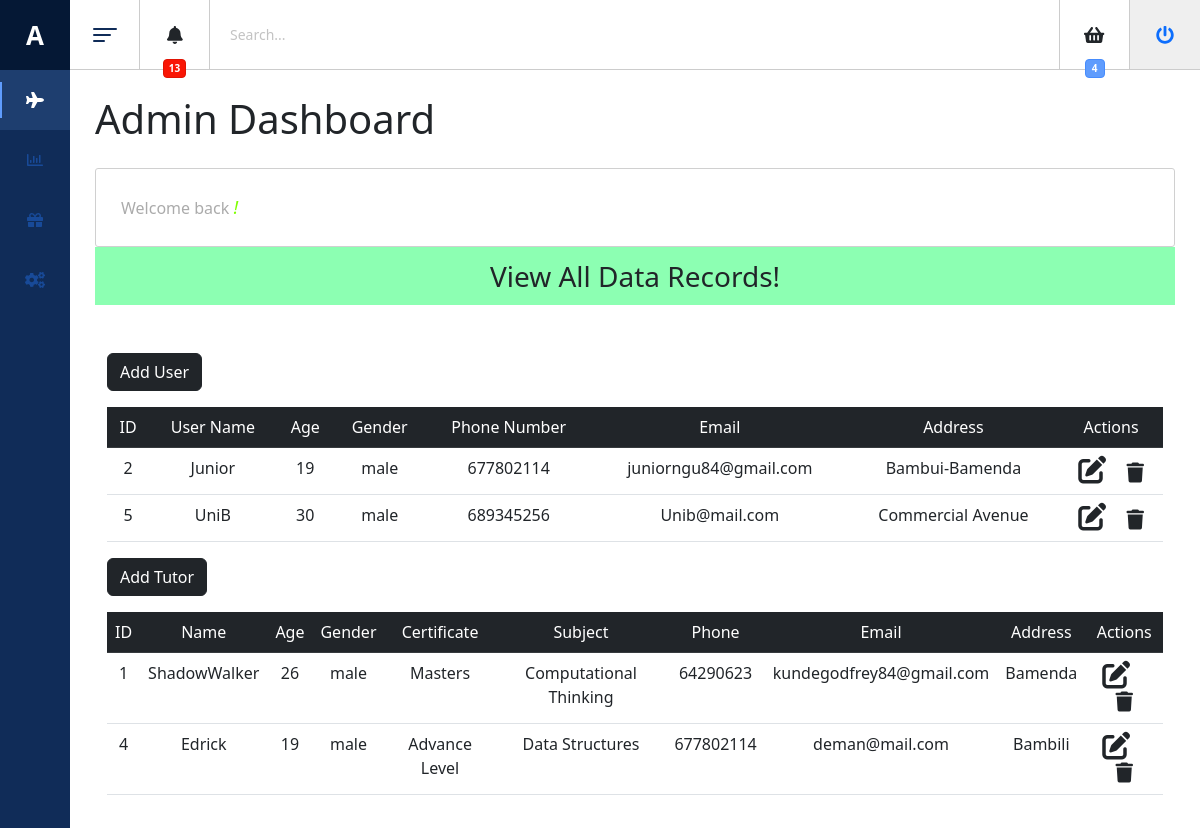
Screenshot of /admin/dashboard.php with the database file from the repository.
### tables this page shows
CREATE TABLE `users` (
  `user_id` int(11) NOT NULL,
  `user_name` varchar(256) NOT NULL,
  `age` int(128) NOT NULL,
  `gender` tinytext NOT NULL,
  `phone_number` int(13) NOT NULL,
  `email` varchar(256) NOT NULL,
  `address` varchar(256) DEFAULT NULL,
  `user_pwd` varchar(256) NOT NULL
);

CREATE TABLE `tutor` (
  `tutor_id` int(11) NOT NULL,
  `tutor_name` varchar(30) NOT NULL,
  `age` int(4) NOT NULL,
  `gender` tinytext NOT NULL,
  `certificate` varchar(256) NOT NULL,
  `subject_tutoring` varchar(256) NOT NULL,
  `tutor_phone` int(13) NOT NULL,
  `tutor_email` varchar(256) NOT NULL,
  `tutor_address` varchar(256) NOT NULL,
  `tutor_pwd` varchar(256) NOT NULL
);

### admin/dashboard.php (the view, shortened to what this page needs)
<!DOCTYPE html>
<html>
	<head>
		<link href="../css/dashboard.css" rel="stylesheet" type="text/css">
    <link rel="stylesheet" href="https://cdnjs.cloudflare.com/ajax/libs/font-awesome/6.3.0/css/all.min.css" />
    <link href="https://cdn.jsdelivr.net/npm/bootstrap@5.3.0-alpha1/dist/css/bootstrap.min.css" rel="stylesheet">
  </head>
	</head>
  <body class="sidebar-is-reduced">
    <header class="l-header">
      <div class="l-header__inner clearfix">
        <div class="c-header-icon js-hamburger">
          <div class="hamburger-toggle"><span class="bar-top"></span><span class="bar-mid"></span><span class="bar-bot"></span></div>
        </div>
        <div class="c-header-icon has-dropdown"><span class="c-badge c-badge--red c-badge--header-icon animated swing">13</span><i class="fa fa-bell"></i>
        </div>
        <div class="c-search">
          <input class="c-search__input u-input" placeholder="Search..." type="text"/>
        </div>
        <div class="header-icons-group">
          <div class="c-header-icon basket"><span class="c-badge c-badge--blue c-badge--header-icon animated swing">4</span><i class="fa fa-shopping-basket"></i></div>
          <div class="c-header-icon logout">
            <form action="../includes/logout.php" method="post" class="c-header-icon logout">
              <button class="c-header-icon logout" type="submit" name="logout-submit" style="border:none;"><a href="#"><i class="fa fa-power-off"></i></a></button>
            </form>
          </div>
        </div>
      </div>
    </header>
    <div class="l-sidebar">
      <div class="logo">
        <div class="logo__txt">A</div>
      </div>
      <div class="l-sidebar__content">
        <nav class="c-menu js-menu">
          <ul class="u-list">
            <li class="c-menu__item is-active" data-toggle="tooltip" title="Flights">
              <div class="c-menu__item__inner"><i class="fa fa-plane"></i>
              </div>
            </li>
            <li class="c-menu__item has-submenu" data-toggle="tooltip" title="Statistics">
              <div class="c-menu__item__inner"><i class="far fa-chart-bar"></i>
              </div>
            </li>
            <li class="c-menu__item has-submenu" data-toggle="tooltip" title="Gifts">
              <div class="c-menu__item__inner"><i class="fa fa-gift"></i>
              </div>
            </li>
            <li class="c-menu__item has-submenu" data-toggle="tooltip" title="Settings">
              <div class="c-menu__item__inner"><i class="fa fa-cogs"></i>
              </div>
            </li>
          </ul>
        </nav>
      </div>
    </div>
  </body>
  <main class="l-main">
    <div class="content-wrapper content-wrapper--with-bg">
      <h1 class="page-title">Admin Dashboard</h1>
      <div class="page-content">Welcome back <em style="font-size: 18px; color: chartreuse;"><?php echo ucfirst($_SESSION['adminName']);?>!</em></div>
      <nav class="navbar navbar-light justify-content-center fs-3 mb-5" style="background-color:#00ff5573;">
            View All Data Records!
      </nav>
      <div class="container">
        <a href="add_user.php" class="btn btn-dark mb-3">Add User</a>
        <table class="table table-hover text-center">
          <thead class="table-dark">
            <tr>
              <td scope="col">ID</td>
              <td scope="col">User Name</td>
              <td scope="col">Age</td>
              <td scope="col">Gender</td>
              <td scope="col">Phone Number</td>
              <td scope="col">Email</td>
              <td scope="col">Address</td>
              <td scope="col">Actions</td>
            </tr>
          </thead>
          <tbody>
          <?php
            include('../includes/databaseconnection.php');
            $sql = "SELECT * FROM users";
            $result = mysqli_query($conn, $sql);
            while ($row = mysqli_fetch_assoc($result)) {
              ?>
              <tr>
                <td><?php echo $row['user_id']; ?></td>
                <td><?php echo $row['user_name']; ?></td>
                <td><?php echo $row['age']; ?></td>
                <td><?php echo $row['gender']; ?></td>
                <td><?php echo $row['phone_number']; ?></td>
                <td><?php echo $row['email']; ?></td>
                <td><?php echo $row['address']; ?></td>
                <td>
                  <a href="edit_user.php?id=<?php echo $row['user_id']; ?>" class="link-dark"><i class="fa-solid fa-pen-to-square fs-3 me-3"></i></a>
                  <a href="delete_user.php?id=<?php echo $row['user_id']; ?>" class="link-dark"><i class="fa-solid fa-trash fs-5"></i></a>
                </td>
            </tr>
              <?php
            }
          ?>
          </tbody>
        </table>
      </div>
      <div class="container">
        <a href="add_tutor.php" class="btn btn-dark mb-3">Add Tutor</a>
        <table class="table table-hover text-center">
          <thead class="table-dark">
            <tr>
              <td scope="col">ID</td>
              <td scope="col">Name</td>
              <td scope="col">Age</td>
              <td scope="col">Gender</td>
              <td scope="col">Certificate</td>
              <td scope="col">Subject</td>
              <td scope="col">Phone</td>
              <td scope="col">Email</td>
              <td scope="col">Address</td>
              <td scope="col">Actions</td>
            </tr>
          </thead>
          <tbody>
            <?php
                include('../includes/databaseconnection.php');
                $sql = "SELECT * FROM tutor";
                $result = mysqli_query($conn, $sql);
                while ($row = mysqli_fetch_assoc($result)) {
              ?>
                <tr>
                  <td><?php echo $row['tutor_id']; ?></td>
                  <td><?php echo $row['tutor_name']; ?></td>
                  <td><?php echo $row['age']; ?></td>
                  <td><?php echo $row['gender']; ?></td>
                  <td><?php echo $row['certificate']; ?></td>
                  <td><?php echo $row['subject_tutoring']; ?></td>
                  <td><?php echo $row['tutor_phone']; ?></td>
                  <td><?php echo $row['tutor_email']; ?></td>
                  <td><?php echo $row['tutor_address']; ?></td>
                  <td>
                    <a href="edit_tutor.php?id=<?php echo $row['tutor_id']; ?>" class="link-dark"><i class="fa-solid fa-pen-to-square fs-3 me-3"></i></a>
                    <a href="delete_tutor.php?id=<?php echo $row['tutor_id']; ?>" class="link-dark"><i class="fa-solid fa-trash fs-5"></i></a>
                  </td>
                </tr>
                <?php
              }
            ?>
          </tbody>
        </table>
      </div>
    </div>
  </main>
		  </body>
</html>

### rows the page displays
users: user_id "2", user_name "Junior", age "19", gender "male", phone_number "677802114", email "juniorngu84@gmail.com", address "Bambui-Bamenda"
users: user_id "5", user_name "UniB", age "30", gender "male", phone_number "689345256", email "Unib@mail.com", address "Commercial Avenue"
tutor: tutor_id "1", tutor_name "ShadowWalker", age "26", gender "male", certificate "Masters", subject_tutoring "Computational Thinking", tutor_phone "64290623", tutor_email "kundegodfrey84@gmail.com", tutor_address "Bamenda"
tutor: tutor_id "4", tutor_name "Edrick", age "19", gender "male", certificate "Advance Level", subject_tutoring "Data Structures", tutor_phone "677802114", tutor_email "deman@mail.com", tutor_address "Bambili"
